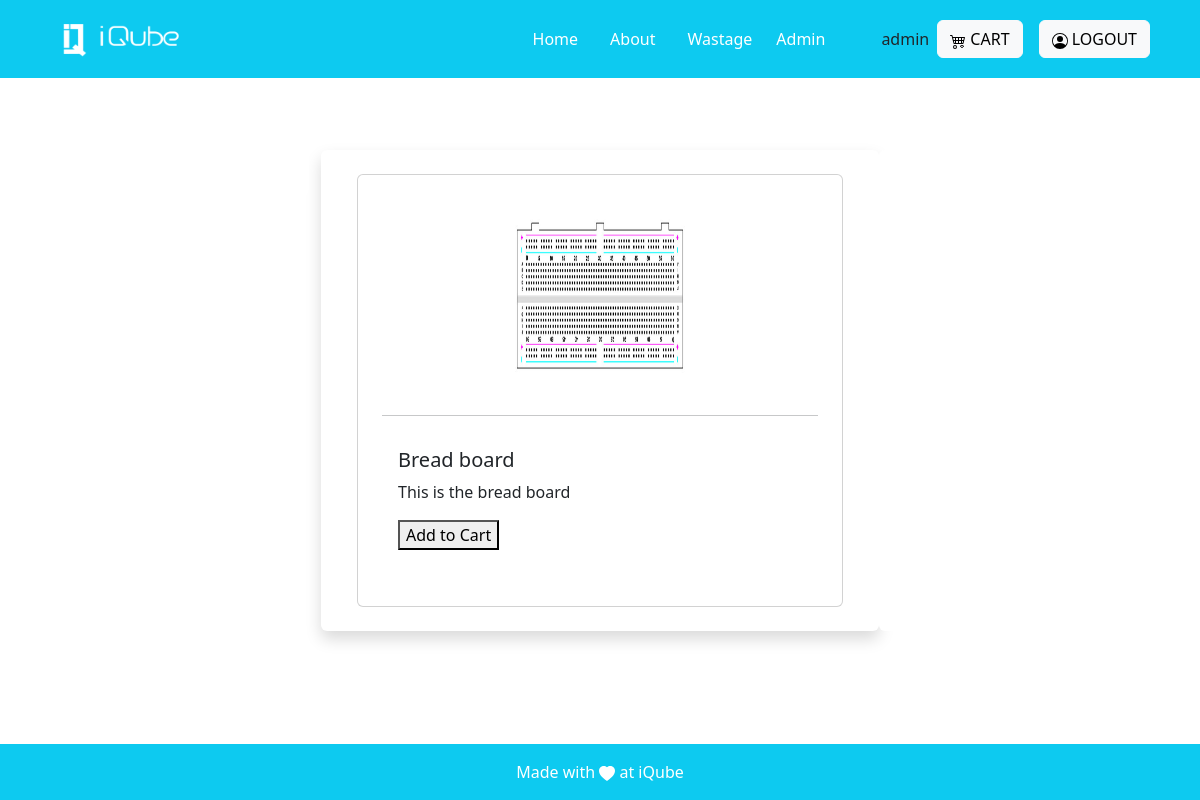
Page /product_description/1 (signed in) on the committed database.
### invention/models.py (models this page shows, shortened)
class Product(models.Model):
    name=models.CharField(max_length=255)
    decription=models.CharField(max_length=100)
    actual_count=models.PositiveIntegerField()
    available_count=models.PositiveIntegerField()
    dummy_count = models.PositiveIntegerField()
    category= models.ForeignKey('Category', on_delete=models.CASCADE)
    created_at = models.DateTimeField(auto_now=True)
    image = models.ImageField(upload_to='images')

### invention/views.py (the view)
# urls.py: path('product_description/<int:pk>', views.product_description, name="Product_description"),
@login_required(login_url='login')
def product_description(request, pk):
    item = Product.objects.get( pk =pk)
    return render(request, 'product_description.html', {'item':item,})

### invention/templates/product_description.html
{% extends 'base.html' %}
{% block base %}
<div class="container justify-content-around mt-5 p-4">
    <div class="row">
      <div class="col-3 bg-white rounded d-none d-md-block">
          <div class="card p-2 border-white">
             <div class="card-subtitle p-2">
                <div class="card-text p-2">
                </div>
             </div>
          </div>
      </div>
      <div class="col-6 bg-white rounded shadow border-black">
        <div class="card p-4 m-4">
        <div class="row justify-content-center">
          <img src="{{item.image.url}}" class="card-img-top p-2 " alt="Product Image" style="width: 200px; height: 200px;">
        </div>
        <hr>
          <div class="card-body">
            <h5 class="card-title">{{item.name}}</h5>
            <p class="card-text">{{item.decription}}</p>
            <p class="row justify-content-center "><a href="{% url 'add_to_cart' item.id %}"><Button>Add to Cart</Button></a></p>
          </div>
        </div>
      </div>
      <div class="col-3 bg-white rounded d-none d-lg-block">
        <div class="card p-2 border-white">
          <div class="card-subtitle p-2">
             <div class="card-text p-2">
             </div>
          </div>
       </div>
      </div>
    </div>
</div>
{% endblock %}

### invention/templates/base.html (shortened to what this page needs)
{% load static %}
<!DOCTYPE html>
<html lang="en">
<head>
    <link href="https://cdn.jsdelivr.net/npm/bootstrap@5.3.2/dist/css/bootstrap.min.css" rel="stylesheet"
>
</head>
<body>
    <nav class="sticky-top navbar navbar-expand-lg navbar-dark bg-info p-3">
    <div class="container">
            <a class="navbar-brand" href="#">
                <img src="{% static 'images/logo-white.png' %}" alt="Logo" height="36" width="150">
            </a>
            <div class="collapse navbar-collapse justify-content-end" id="navbarNav">
                <ul class="navbar-nav mx-5">
                    <li class="nav-item mx-2">
                        <a class="nav-link active" href="{% url 'Home'%}">Home</a>
                    </li>
                    <li class="nav-item mx-2">
                        <a class="nav-link active" href="{% url 'About' %}">About</a>
                    </li>
                    <li class="nav-item mx-2">
                        <a class="nav-link active" href="{% url 'Add_wastage'%}">Wastage</a>
                    </li>
                   {% if request.user.group == "admin" or "superadmin" %}
                    <li>
                        <a   class="nav-link active" href="{% url 'admin_views' %}">Admin</a>
                    </li>
                    {% endif %}
                </ul>
            </div>
            {{request.user.username}}
            <div class="mt-3 mt-lg-0 mx-2">
                <a class="btn btn-light" href="{% url 'view_cart' %}">
                    CART
                </a>
            </div>
            {% if not user.is_authenticated %}
            <div class="mt-3 mt-lg-0 mx-2">
                <a class="btn btn-light" href="{% url "social:begin" 'azuread-tenant-oauth2' %}">
                    <svg xmlns="http://www.w3.org/2000/svg" width="16" height="16" fill="currentColor" class="bi bi-person-circle" viewBox="0 0 16 16">
                    <path d="M11 6a3 3 0 1 1-6 0 3 3 0 0 1 6 0"/>
                        <path fill-rule="evenodd" d="M0 8a8 8 0 1 1 16 0A8 8 0 0 1 0 8m8-7a7 7 0 0 0-5.468 11.37C3.242 11.226 4.805 10 8 10s4.757 1.225 5.468 2.37A7 7 0 0 0 8 1"/>
                    </svg>
                    LOGIN
                </a>
            </div>
            {% else %}
            <div class="mt-3 mt-lg-0 mx-2">
                <a class="btn btn-light" href="{% url 'logout' %}">
                    LOGOUT
                </a>
            </div>
            {% endif %}
        </div>
    </nav>
    <main>
        <div>
            {% block base %}{% endblock %}
        </div>
    </main>
    <footer class="bg-light text-center text-lg-start fixed-bottom">
        <div class="text-center p-3 bg-info p-3" style=" color: white;">
            <div>Made with
                <svg xmlns="http://www.w3.org/2000/svg" width="16" height="16" fill="currentColor"
                    class="bi bi-heart-fill" viewBox="0 0 16 16">
                    <path fill-rule="evenodd"
                        d="M8 1.314C12.438-3.248 23.534 4.735 8 15-7.534 4.736 3.562-3.248 8 1.314z" />
                </svg>
               at iQube
            </div>
        </div>
    </footer>
</body>
</html>
{% load sweetify %}

### invention/templates/base.html (style rules this page uses)
html { scroll-behavior:smooth; }

### rows in the picture
Product: image (picture), name "Bread board", decription "This is the bread board"

### other values in the picture
{{ request.user.username }} "admin"
